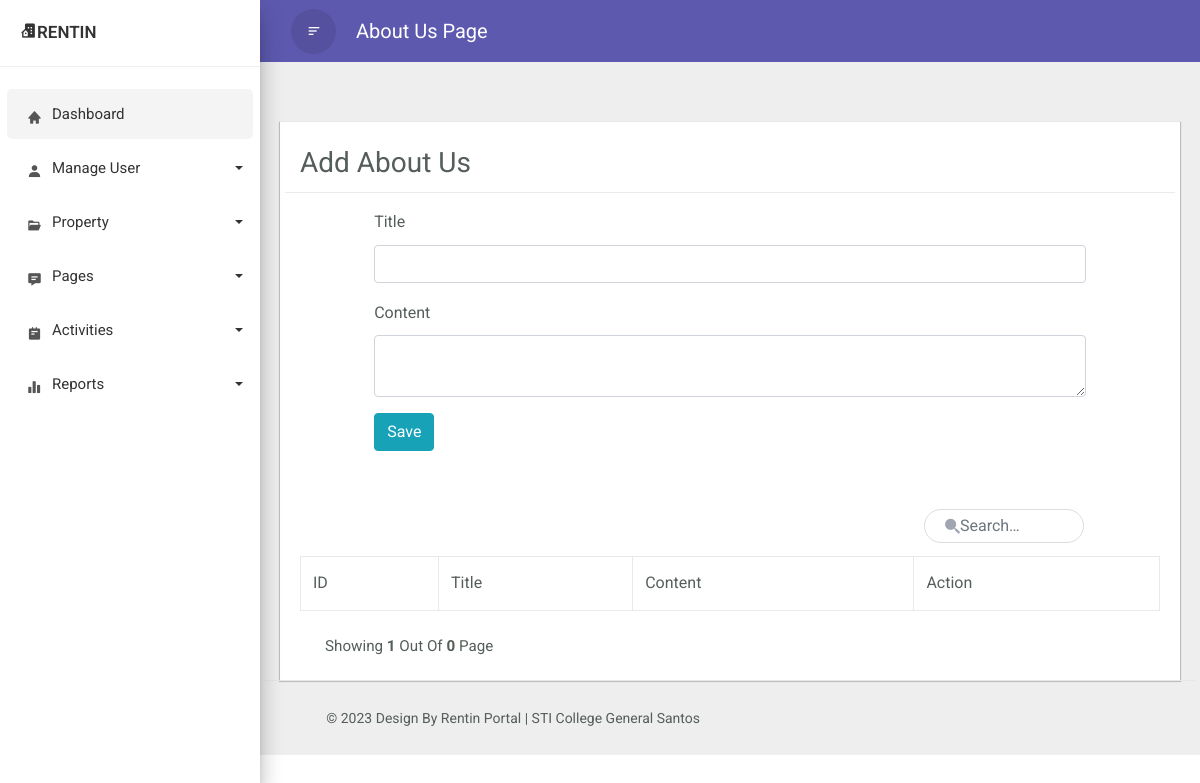
Page /adminAboutUs.php on the earlier database version.
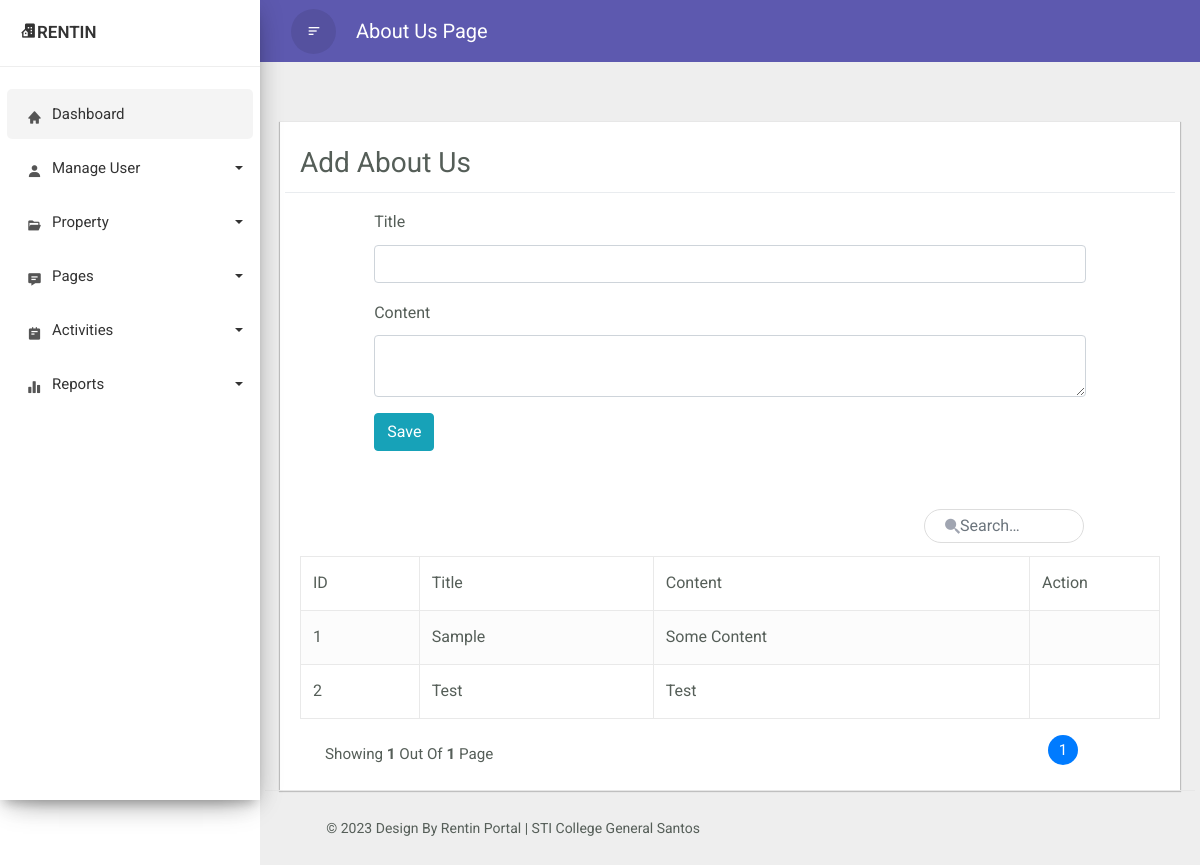
Same page on the later database version.
### tables this page shows
CREATE TABLE `aboutus` (
  `id` int(11) NOT NULL,
  `title` text NOT NULL,
  `content` text NOT NULL,
  `user` varchar(99) NOT NULL
);

### adminAboutUs.php (the view, shortened to what the changed rows need)
<!doctype html>
<html lang="en">
    <head>
        <link rel="stylesheet" href="css/bootstrap.min.css">
        <link href='https://unpkg.com/boxicons@2.1.4/css/boxicons.min.css' rel='stylesheet'>
    </head>
    <body>
    <div class="wrapper">
            <div id="content">
			    <div class="main-content">
			        <div class="row">
                    <div class = "container" style = "margin-top: 10px">
                        <br>
                        <br>
                    <div class="container-xl">
                <div class="table-wrapper">
                    <div class="table-title">
                        <table class="table table-striped table-hover table-bordered">
                            <thead>
                                <tr>
                                    <th>ID</th>
                                    <th>Title</th>
                                    <th>Content</th>
                                    <th>Action</th>
                                </tr>
                            </thead>
                        <tbody>
                        <?php
                            include "dbconn.php";
                            if(isset($_GET['page']) && $_GET['page'] !== "") {
                                $page = $_GET['page'];
                            } else {
                                $page = 1;
                            }
                            $limit = 6;
                            $offset = ($page - 1) * $limit;
                            $sql = "SELECT * FROM aboutus LIMIT $offset, $limit";
                            $result = mysqli_query($conn, $sql);
                            while ($row = mysqli_fetch_assoc($result)) {
                                ?>
                                    <tr class = "data-row">
                                        <td> <?php echo $row['id'] ?> </td>
                                        <td> <?php echo $row['title'] ?> </td>
                                        <td> <?php echo $row['content'] ?> </td>
                                        <td>
                                        </td>
                                    </tr>
                                <?php
                            }
                        ?>
                        </tbody>
                        </table>
                        <div class="clearfix">
                        <ul class="pagination">
                        <?php
                            $query =  "SELECT COUNT(*) FROM aboutus";
                            $result_count = mysqli_query($conn, $query);
                            $records = mysqli_fetch_row($result_count);
                            $total_records = $records[0];
                            $total_pages = ceil($total_records / $limit);
                            $link = "";
                        ?>
                        <?php
                            for ($counter = 1; $counter <= $total_pages; $counter++){
                                if ($counter == $page) {
                                    $link .= "<li class = 'page-item active'>
                                    <a class = 'page-link' href= 'manageAdmin?page="
                                    .$counter."'>".$counter." </a></li>";
                                } else {
                                    $link .= "<li class = 'page-item'>
                                    <a class = 'page-link' href='manageAdmin.php?page=".$counter."'> ".$counter." </a> </li>";
                                }
                            };
                            echo $link;
                        ?>
                        </ul>
                        <div class="hint-text">Showing <b> <?= $page; ?> </b> out of <b> <?= $total_pages; ?></b> page</div>
                    </div>
                </div>
            </div>
            </div>
                        </div>
			</div>
        </div>
    </div>
  </body>
</html>

Differences in the rows shown:
added aboutus: id "1", title "Sample", content "Some Content"
added aboutus: id "2", title "Test", content "Test"
Other differences:
$total_pages: "0" → "1"
new list line: "1"
